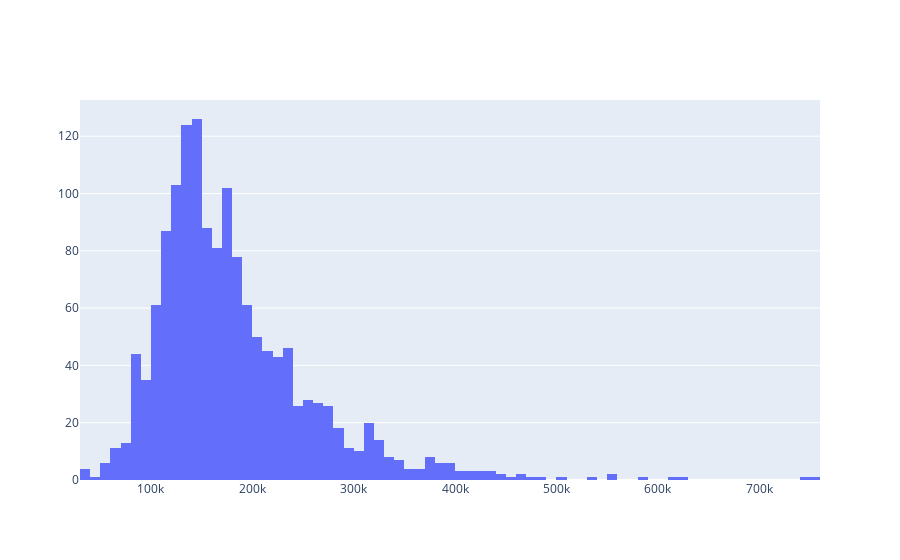

Notebook source saved alongside this figure:
### Markdown cell above
## Visualizations

### Code cell
fig = go.Figure()

hist = go.Histogram(
    x=Y_train[y_col].values, 
    xbins=dict(
        start=0,
        end=Y_train[y_col].max(),
        size=10000,
    ),
)
fig.add_trace(hist)

fig.update_layout(
    go.Layout(
        xaxis = dict(
            rangeslider = {'visible': False},
        ),
    )
)
plotly.offline.iplot(fig)

### Figure 1 — Plotly figure (JSON) as saved in the notebook; plotly's stock layout.template omitted (floating-point values rounded to 4 significant figures; data arrays with more than 128 entries replaced by an {"elided": "..."} marker saying what was removed)
{"data": [{"type": "histogram", "x": {"elided": "1460 int values"}, "xbins": {"end": 755000, "size": 10000, "start": 0}}], "layout": {"autosize": true, "xaxis": {"autorange": true, "range": [30000, 760000], "rangeslider": {"visible": false, "yaxis": {}}, "type": "linear"}, "yaxis": {"autorange": true, "range": [0, 132.6]}}}
